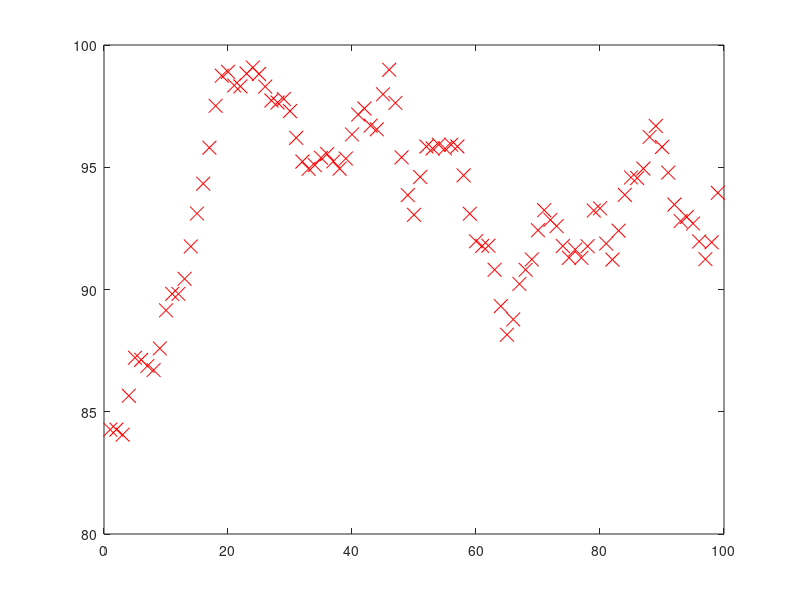

The MATLAB source for this figure: (Note: this script raises an error after producing the figure.)
data = load('dataset.txt') % Load the dataset
X = data(:,1) % Setting the value of X to the first column of dataset
y = data(:,2) % Setting the value of y to the second column of the dataset
m = length(y);
plot(X, y, 'rx', 'MarkerSize', 10) % Plotting the data
X = [ones(m,1), data(:,1)]
theta = zeros(2,1); % Initializing theta
J = computeCost(X, y, theta); % Setting J equal to the cost function
iterations = 90000 % number of iterations
alpha = 0.0004; % Learning Rate
theta = gradientDescent(X,y,theta,alpha,iterations) % Adjusting theta to the point where J(Cost Function) is minimum
hold on;
plot(X(:,2), X*theta, '-') % Plotting a line with slope theta
n = input("Enter the ID to predict Heart Rate: ") % Taking input to predict population
predicted_heartrate = [1, population]*theta